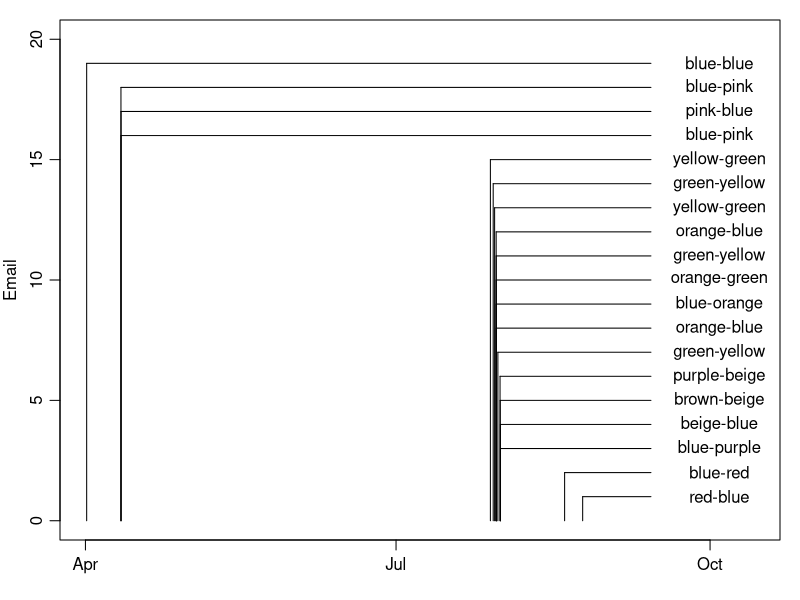

Source code (R):
## ------------------------------------------------------------------------
data <- "
2015-08-24 16:14:17,red,blue
2015-08-19 09:18:00,blue,red
2015-07-31 14:23:31,blue,purple
2015-07-31 13:48:56,beige,blue
2015-07-31 12:17:00,brown,beige
2015-07-31 11:15:00,purple,beige
2015-07-30 19:59:00,green,yellow
2015-07-30 08:09:00,orange,blue
2015-07-30 08:09:00,blue,orange
2015-07-30 07:59:00,orange,green
2015-07-30 07:56:00,orange,blue
2015-07-30 07:59:00,green,yellow
2015-07-29 21:04:00,yellow,green
2015-07-29 11:07:00,green,yellow
2015-07-28 15:22:00,yellow,green
2015-04-11 10:19:00,blue,pink
2015-04-11 10:13:00,pink,blue
2015-04-11 09:43:00,blue,pink
2015-04-01 08:40:00,blue,blue
"
d <- read.csv(text=data, header=FALSE)
t <- as.POSIXct(d$V1, tz="UTC")
o <- order(t, decreasing=TRUE)
t <- t[o]
from <- d$V2[o]
to <- d$V3[o]
n <- length(from)
data.frame(t, from)
## oce.plot.ts(t, 1:n, type='s', xlab="", ylab="Emails",
day <- 86400
par(mar=c(3, 3, 1, 1), mgp=c(2, 0.7, 0))
plot(t, 1:n, type='n', xlab="", ylab="Email",
            xlim=c(min(t), max(t)+50*day),
            ylim=c(0, n+1))
tl <- max(t) + 20*day
for (i in 1:n) {
#for (i in 1:1) {
    text(tl+20*day, i, paste(from[i], "-", to[i], sep=""))
    lines(c(tl, t[i]), rep(i, 2))
    lines(c(t[i], t[i]), c(i, 0))
}

